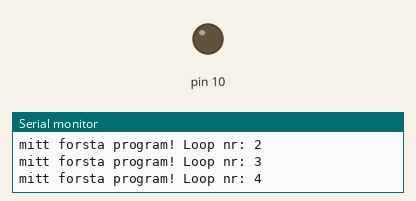
The sketch below on a simulated Arduino Uno, built with avr-gcc and run on an emulated ATmega328P. On the bench: output pins drawn as LEDs (lit = HIGH), the last lines printed to the serial monitor.

Above: at 0.22 s.
At 2.87 s:
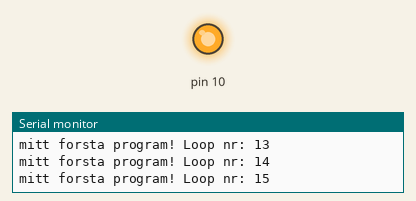
Timing chart, 0 to 3.2 s (numbered marks = the images above):
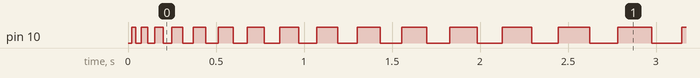

Measured:
- by itself, pin 10: repeats every 0.07 s: LOW 0.03 s, HIGH 0.04 s, until it stays LOW from 129.5 s

The sketch:

andraovningen.ino
```cpp
void setup(){
// put your setup code here, to run once:
Serial.begin(9600);
pinMode(10, OUTPUT);
}
void loop(){

  //put your main code here, to run repeatedly:
  static int i = 1;//Static int som blir 1 första gågngen finktionen körs.
  Serial.print("mitt forsta program! Loop nr: ");
  Serial.println(i++, DEC);//Räknar upp loopvariabeln.
    digitalWrite(10,LOW);
 delay(10*i);
  digitalWrite(10,1);
  digitalWrite(10,HIGH);
  //digitalWrite(10,HIGH);
delay(12*i);

}
```
